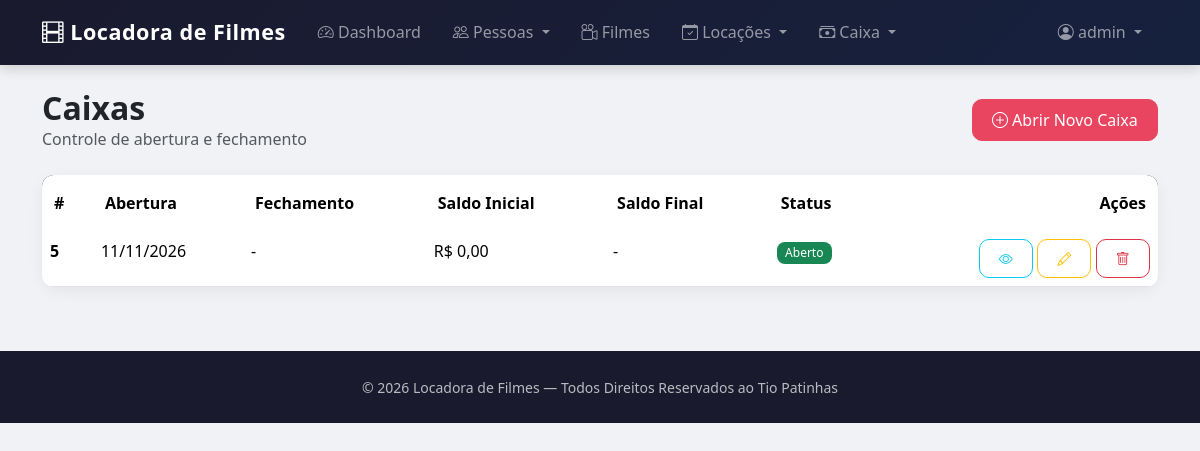
The page /caixas/ (signed in) on the database its author committed.
### caixa/models.py (models this page shows, shortened)
class Caixa(models.Model):
    data_abrir = models.DateField(verbose_name='Data de Abertura')
    data_fechar = models.DateField(null=True, blank=True, verbose_name='Data de Fechamento')
    saldo_inicial = models.DecimalField(max_digits=12, decimal_places=2, verbose_name='Saldo Inicial')
    saldo_final = models.DecimalField(max_digits=12, decimal_places=2, null=True, blank=True, verbose_name='Saldo Final')
    class Meta:
        verbose_name = 'Caixa'
        verbose_name_plural = 'Caixas'
        ordering = ['-data_abrir']
    @property
    def esta_aberto(self):
        return self.data_fechar is None

### caixa/views.py (the view)
# urls.py: path('caixas/', CaixaListView.as_view(), name='caixas'),
class CaixaListView(LoginRequiredMixin, PermissionRequiredMixin, ListView):
    permission_required = 'caixa.view_caixa'
    model = Caixa
    template_name = 'caixas.html'
    context_object_name = 'caixas'
    paginate_by = 10

### caixa/templates/caixas.html (shortened to what this page needs)
{% extends 'principal.html' %}
{% load django_bootstrap5 %}
{% block content %}
<div class="container mt-4">
    <div class="d-flex justify-content-between align-items-center mb-4">
        <div>
            <h2 class="fw-bold mb-0">Caixas</h2>
            <p class="text-muted mb-0">Controle de abertura e fechamento</p>
        </div>
        {% if perms.caixa.add_caixa %}
        <a href="{% url 'caixa_novo' %}" class="btn btn-accent">
            <i class="bi bi-plus-circle"></i> Abrir Novo Caixa
        </a>
        {% endif %}
    </div>
    <div class="card">
        <div class="card-body p-0">
            <div class="table-responsive">
                <table class="table table-hover mb-0">
                    <thead>
                        <tr>
                            <th>#</th>
                            <th>Abertura</th>
                            <th>Fechamento</th>
                            <th>Saldo Inicial</th>
                            <th>Saldo Final</th>
                            <th>Status</th>
                            <th class="text-end">Ações</th>
                        </tr>
                    </thead>
                    <tbody>
                        {% for caixa in caixas %}
                        <tr>
                            <td class="fw-semibold">{{ caixa.id }}</td>
                            <td>{{ caixa.data_abrir|date:"d/m/Y" }}</td>
                            <td>{{ caixa.data_fechar|date:"d/m/Y"|default:"-" }}</td>
                            <td>R$ {{ caixa.saldo_inicial }}</td>
                            <td>{% if caixa.saldo_final %}R$ {{ caixa.saldo_final }}{% else %}-{% endif %}</td>
                            <td>
                                {% if caixa.esta_aberto %}
                                    <span class="badge bg-success">Aberto</span>
                                {% else %}
                                    <span class="badge bg-secondary">Fechado</span>
                                {% endif %}
                            </td>
                            <td class="text-end">
                                <a href="{% url 'caixa_detalhe' caixa.pk %}" class="btn btn-sm btn-outline-info"><i class="bi bi-eye"></i></a>
                                {% if perms.caixa.change_caixa %}
                                <a href="{% url 'caixa_editar' caixa.pk %}" class="btn btn-sm btn-outline-warning"><i class="bi bi-pencil"></i></a>
                                {% endif %}
                                {% if perms.caixa.delete_caixa %}
                                <a href="{% url 'caixa_excluir' caixa.pk %}" class="btn btn-sm btn-outline-danger"><i class="bi bi-trash"></i></a>
                                {% endif %}
                            </td>
                        </tr>
                        {% empty %}
                        <tr>
                            <td colspan="7" class="text-center text-muted py-5">Nenhum caixa cadastrado.</td>
                        </tr>
                        {% endfor %}
                    </tbody>
                </table>
            </div>
        </div>
    </div>
</div>
{% endblock %}

### home/templates/principal.html (shortened to what this page needs)
{% load static %}
{% load django_bootstrap5 %}
<!DOCTYPE html>
<html lang="pt-br">
<head>
    <link href="https://cdn.jsdelivr.net/npm/bootstrap@5.3.3/dist/css/bootstrap.min.css" rel="stylesheet">
    <link href="https://cdn.jsdelivr.net/npm/bootstrap-icons@1.11.3/font/bootstrap-icons.min.css" rel="stylesheet">
</head>
<body>
    <nav class="navbar navbar-expand-lg navbar-dark navbar-custom">
        <div class="container">
            <a class="navbar-brand" href="{% url 'home' %}">
                <i class="bi bi-film"></i> Locadora de Filmes
            </a>
            <div class="collapse navbar-collapse" id="navbarNav">
                <ul class="navbar-nav me-auto">
                    {% if request.user.is_authenticated %}
                    <li class="nav-item">
                        <a class="nav-link" href="{% url 'home' %}">
                            <i class="bi bi-speedometer2"></i> Dashboard
                        </a>
                    </li>
                    {% endif %}
                    {% if perms.pessoas.view_cliente or perms.pessoas.view_funcionario %}
                    <li class="nav-item dropdown">
                        <a class="nav-link dropdown-toggle" href="#" role="button" data-bs-toggle="dropdown">
                            <i class="bi bi-people"></i> Pessoas
                        </a>
                    </li>
                    {% endif %}
                    {% if perms.filmes.view_filme %}
                    <li class="nav-item">
                        <a class="nav-link" href="{% url 'filmes' %}">
                            <i class="bi bi-camera-reels"></i> Filmes
                        </a>
                    </li>
                    {% endif %}
                    {% if perms.locacoes.view_locacao or perms.locacoes.view_multa %}
                    <li class="nav-item dropdown">
                        <a class="nav-link dropdown-toggle" href="#" role="button" data-bs-toggle="dropdown">
                            <i class="bi bi-calendar-check"></i> Locações
                        </a>
                    </li>
                    {% endif %}
                    {% if perms.caixa.view_caixa or perms.caixa.view_transacao or perms.caixa.view_compravendafilme %}
                    <li class="nav-item dropdown">
                        <a class="nav-link dropdown-toggle" href="#" role="button" data-bs-toggle="dropdown">
                            <i class="bi bi-cash-stack"></i> Caixa
                        </a>
                    </li>
                    {% endif %}
                </ul>
                <ul class="navbar-nav ms-auto">
                    {% if request.user.is_authenticated %}
                        <li class="nav-item dropdown">
                            <a class="nav-link dropdown-toggle" href="#" role="button" data-bs-toggle="dropdown">
                                <i class="bi bi-person-circle"></i> {{ request.user.username }}
                            </a>
                        </li>
                    {% else %}
                        <li class="nav-item">
                            <a class="nav-link" href="{% url 'login' %}">
                                <i class="bi bi-box-arrow-in-right"></i> Login
                            </a>
                        </li>
                    {% endif %}
                </ul>
            </div>
        </div>
    </nav>
    <main>
        {% block content %}{% endblock %}
    </main>
    <footer class="text-center">
        <div class="container">
            <small>© {% now "Y" %} Locadora de Filmes — Todos Direitos Reservados ao Tio Patinhas</small>
        </div>
    </footer>
</body>
</html>

### home/templates/principal.html (style rules this page uses)
:root { --primary: #1a1a2e; --secondary: #16213e; --accent: #e94560; --accent-hover: #ff6b81; --light-bg: #f8f9fa; }
body { background-color: #f0f2f5; font-family: 'Segoe UI', system-ui, -apple-system, sans-serif; }
.navbar-custom { background: linear-gradient(135deg, var(--primary), var(--secondary)); box-shadow: 0 4px 12px rgba(0,0,0,0.15); padding: 0.7rem 0; }
.navbar-custom .navbar-brand { font-weight: 700; font-size: 1.35rem; letter-spacing: 0.5px; }
.navbar-custom .nav-link { font-weight: 500; padding: 0.5rem 1rem !important; border-radius: 8px; transition: all 0.2s; }
.card { border: none; border-radius: 16px; box-shadow: 0 4px 16px rgba(0,0,0,0.06); transition: transform 0.2s, box-shadow 0.2s; }
.btn { border-radius: 10px; font-weight: 500; padding: 0.5rem 1.2rem; }
.btn-accent { background-color: var(--accent); border-color: var(--accent); color: white; }
.table { border-radius: 12px; overflow: hidden; }
.table thead { background-color: var(--primary); color: white; }
.table thead th { border: none; font-weight: 600; padding: 1rem 0.75rem; }
.table tbody tr { transition: background-color 0.15s; }
.badge { font-weight: 500; padding: 0.4em 0.7em; border-radius: 8px; }
footer { background: var(--primary); color: rgba(255,255,255,0.7); padding: 1.5rem 0; margin-top: 4rem; }

### rows shown on the page
Caixa: id "5", data_abrir "11/11/2026", data_fechar "-", saldo_inicial "0,00", shows "Aberto"

### other values the page prints
{{ request.user.username }} "admin"
